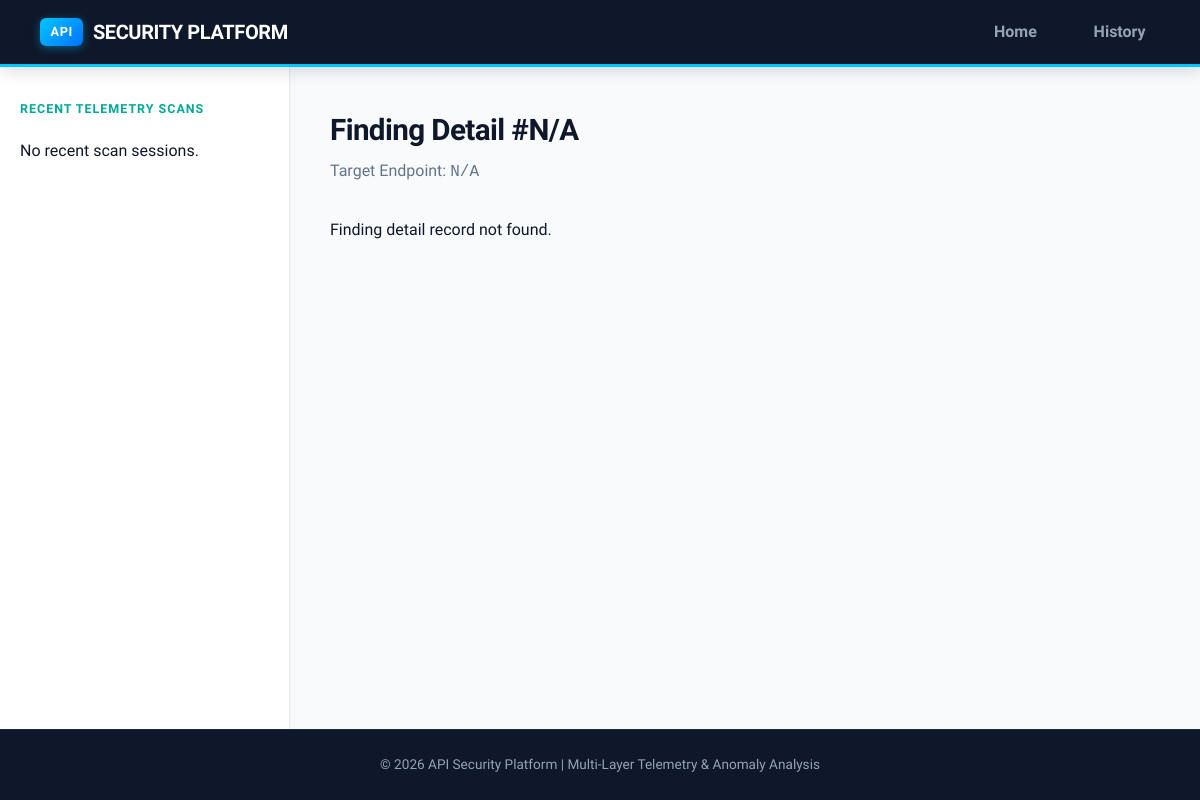
The app's page /finding/2930, older data.
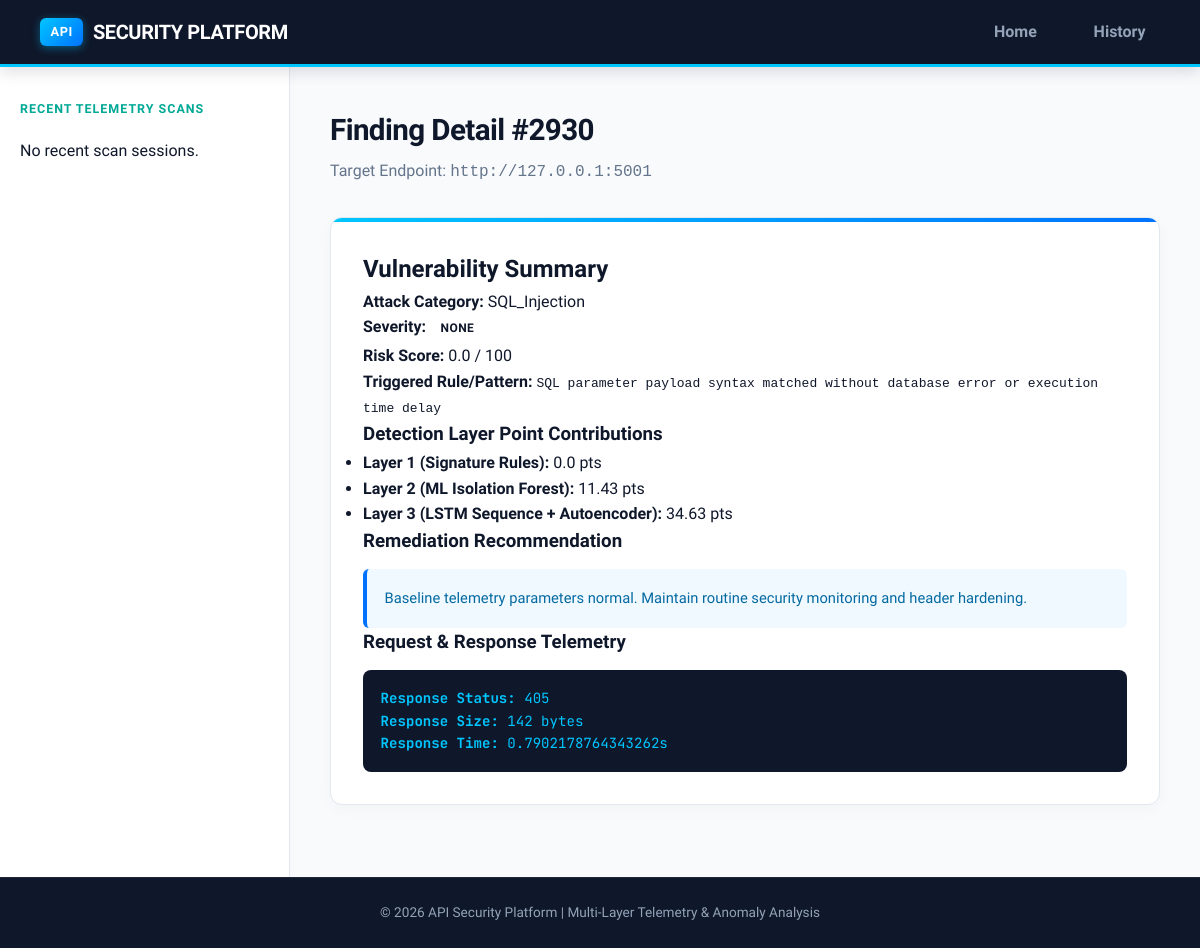
The same page, newer data.
### database/models.py (models this page shows)
class Finding(Base):
    __tablename__ = "findings"
    id = Column(Integer, primary_key=True, index=True)
    session_id = Column(Integer, ForeignKey("scan_sessions.id", ondelete="CASCADE"), nullable=False)
    endpoint_id = Column(Integer, ForeignKey("endpoints.id", ondelete="CASCADE"), nullable=True)
    attack_type = Column(String(100), nullable=False, default="None")
    finding_status = Column(String(30), nullable=False, default="Informational")
    severity = Column(String(20), nullable=False, default="Low")
    risk_score = Column(Float, default=0.0)
    signature_triggered = Column(String(255), default="")
    ml_score = Column(Float, default=0.0)
    lstm_score = Column(Float, default=0.0)
    autoencoder_score = Column(Float, default=0.0)
    recommendation = Column(Text, nullable=True)
    timestamp = Column(DateTime, default=datetime.utcnow)
    request_payload = Column(Text, nullable=True, default="")
    response_status = Column(Integer, default=200)
    response_size = Column(Integer, default=0)
    response_time = Column(Float, default=0.0)
    session = relationship("ScanSession", back_populates="findings")
    endpoint = relationship("Endpoint", back_populates="findings")

class Endpoint(Base):
    __tablename__ = "endpoints"
    id = Column(Integer, primary_key=True, index=True)
    session_id = Column(Integer, ForeignKey("scan_sessions.id", ondelete="CASCADE"), nullable=False)
    url = Column(String(500), nullable=False)
    method = Column(String(10), nullable=False, default="GET")
    discovered_at = Column(DateTime, default=datetime.utcnow)
    session = relationship("ScanSession", back_populates="endpoints")
    findings = relationship("Finding", back_populates="endpoint", cascade="all, delete-orphan")

### dashboard/routes.py (the view)
@dashboard_bp.route("/finding/<int:finding_id>")
def finding_detail(finding_id):
    finding = get_finding_by_id(finding_id)
    return render_template("report.html", finding=finding)

### database/db.py (called while the page is built)
def get_finding_by_id(finding_id: int) -> Optional[Finding]:
    db = SessionLocal()
    try:
        return db.query(Finding).options(joinedload(Finding.endpoint)).options(joinedload(Finding.session)).filter(Finding.id == finding_id).first()
    finally:
        db.close()

### dashboard/templates/report.html (shortened to what this page needs)
{% extends "base.html" %}
{% block content %}
<div class="page-header">
    <h1>Finding Detail #{{ finding.id if finding else 'N/A' }}</h1>
    <p>Target Endpoint: <code>{{ finding.endpoint.url if finding and finding.endpoint else 'N/A' }}</code></p>
</div>
{% if finding %}
<div class="card detail-card">
    <h2>Vulnerability Summary</h2>
    <div class="detail-grid">
        <div><strong>Attack Category:</strong> {{ finding.attack_type }}</div>
        <div><strong>Severity:</strong> <span class="badge {{ finding.severity|lower }}">{{ finding.severity }}</span></div>
        <div><strong>Risk Score:</strong> {{ finding.risk_score }} / 100</div>
        <div><strong>Triggered Rule/Pattern:</strong> <code>{{ finding.signature_triggered or 'N/A' }}</code></div>
    </div>
    <h3>Detection Layer Point Contributions</h3>
    <ul>
        <li><strong>Layer 1 (Signature Rules):</strong> {{ finding.risk_score }} pts</li>
        <li><strong>Layer 2 (ML Isolation Forest):</strong> {{ finding.ml_score }} pts</li>
        <li><strong>Layer 3 (LSTM Sequence + Autoencoder):</strong> {{ finding.lstm_score + finding.autoencoder_score }} pts</li>
    </ul>
    <h3>Remediation Recommendation</h3>
    <p class="recommendation-box">{{ finding.recommendation }}</p>
    <h3>Request & Response Telemetry</h3>
    <div class="code-block">
        <p><strong>Response Status:</strong> {{ finding.response_status }}</p>
        <p><strong>Response Size:</strong> {{ finding.response_size }} bytes</p>
        <p><strong>Response Time:</strong> {{ finding.response_time }}s</p>
    </div>
</div>
{% else %}
<p>Finding detail record not found.</p>
{% endif %}
{% endblock %}

### dashboard/templates/base.html (shortened to what this page needs)
<!DOCTYPE html>
<html lang="en">
<head>
    <link rel="stylesheet" href="{{ url_for('static', filename='css/style.css') }}">
</head>
<body>
    <div class="app-layout">
        <header class="navbar">
            <div class="logo">
                <a href="{{ url_for('dashboard.index') }}"><span>API</span> SECURITY PLATFORM</a>
            </div>
            <nav class="nav-links">
                <a href="{{ url_for('dashboard.index') }}">Home</a>
                <a href="{{ url_for('dashboard.history') }}">History</a>
            </nav>
        </header>
        <div class="body-container">
            <aside class="sidebar">
                <h3>Recent Telemetry Scans</h3>
                <ul class="recent-scans-list">
                    {% for sess in recent_sessions %}
                    <li>
                        <a href="{{ url_for('dashboard.results', session_id=sess.id) }}">
                            <span class="scan-url">{{ sess.target_url }}</span>
                            <span class="badge {{ sess.overall_severity|lower }}">{{ sess.overall_severity }}</span>
                        </a>
                    </li>
                    {% else %}
                    <li class="empty-list">No recent scan sessions.</li>
                    {% endfor %}
                </ul>
            </aside>
            <main class="main-viewport">
                {% block content %}{% endblock %}
            </main>
        </div>
        <footer>
            <p>&copy; 2026 API Security Platform | Multi-Layer Telemetry & Anomaly Analysis</p>
        </footer>
    </div>
</body>
</html>

### dashboard/static/css/style.css (style rules this page uses)
* { box-sizing: border-box; margin: 0; padding: 0; }
:root { --zap-navy: #0f172a; --zap-slate: #1e293b; --zap-cyan: #00c6ff; --zap-teal: #00a896; --zap-blue-gradient: linear-gradient(135deg, #00c6ff 0%, #0072ff 100%); --zap-dark-gradient: linear-gradient(135deg, #0f172a 0%, #1e293b 100%); --bg-main: #f8fafc; --bg-card: #ffffff; --text-primary: #0f172a; --text-secondary: #475569; --text-muted: #64748b; --border-color: #e2e8f0; }
body { font-family: 'Plus Jakarta Sans', -apple-system, BlinkMacSystemFont, "Segoe UI", Roboto, sans-serif; background-color: var(--bg-main); color: var(--text-primary); line-height: 1.6; min-height: 100vh; }
a { color: #0072ff; text-decoration: none; transition: all 0.2s ease; }
.app-layout { display: flex; flex-direction: column; min-height: 100vh; background-color: var(--bg-main); }
.navbar { display: flex; justify-content: space-between; align-items: center; padding: 1rem 2.5rem; background: var(--zap-navy); color: #ffffff; border-bottom: 3px solid #00c6ff; box-shadow: 0 4px 15px rgba(15, 23, 42, 0.15); position: relative; z-index: 10; }
.logo a { color: #ffffff; font-weight: 800; font-size: 1.25rem; letter-spacing: -0.02em; display: flex; align-items: center; gap: 0.6rem; }
.logo span { background: var(--zap-blue-gradient); color: #ffffff; padding: 0.25rem 0.65rem; border-radius: 6px; font-size: 0.8rem; font-weight: 800; letter-spacing: 0.05em; box-shadow: 0 2px 8px rgba(0, 198, 255, 0.4); }
.nav-links a { margin-left: 1.5rem; color: #94a3b8; font-weight: 600; padding: 0.4rem 0.9rem; border-radius: 6px; transition: all 0.2s ease; }
.body-container { display: flex; flex: 1; background-color: var(--bg-main); }
.sidebar { width: 290px; background-color: #ffffff; border-right: 1px solid #e2e8f0; padding: 2rem 1.25rem; box-shadow: 2px 0 10px rgba(0, 0, 0, 0.02); }
.sidebar h3 { font-size: 0.78rem; font-weight: 800; color: var(--zap-teal); text-transform: uppercase; letter-spacing: 0.08em; margin-bottom: 1.2rem; }
.recent-scans-list { list-style: none; }
.recent-scans-list li { margin-bottom: 0.75rem; }
.main-viewport { flex: 1; padding: 2.5rem; max-width: 1280px; margin: 0 auto; }
.page-header { margin-bottom: 2rem; }
.page-header h1 { font-size: 1.85rem; font-weight: 800; color: var(--zap-navy); letter-spacing: -0.02em; }
.page-header p { color: var(--text-muted); font-size: 1rem; margin-top: 0.2rem; }
.card { background-color: #ffffff; border-radius: 12px; padding: 2rem; margin-bottom: 2rem; border: 1px solid #e2e8f0; box-shadow: 0 4px 15px rgba(0, 0, 0, 0.03); position: relative; overflow: hidden; }
.card::before { content: ''; position: absolute; top: 0; left: 0; right: 0; height: 4px; background: var(--zap-blue-gradient); }
.badge { padding: 0.3rem 0.65rem; border-radius: 6px; font-size: 0.75rem; font-weight: 800; text-transform: uppercase; letter-spacing: 0.04em; display: inline-block; }
.recommendation-box { background-color: #f0f9ff; padding: 1.1rem; border-left: 4px solid #0072ff; border-radius: 6px; margin-top: 0.75rem; color: #0369a1; font-size: 0.92rem; }
.code-block { background-color: var(--zap-navy); color: #00c6ff; padding: 1.1rem; border-radius: 8px; font-family: 'JetBrains Mono', monospace; margin-top: 0.75rem; font-size: 0.88rem; }
footer { text-align: center; padding: 1.5rem; background-color: var(--zap-navy); border-top: 1px solid #1e293b; color: #94a3b8; font-size: 0.85rem; font-weight: 500; }

Row changes from the older to the newer data that the page shows:
added Finding: id "2930", attack_type "SQL_Injection", severity "NONE", risk_score "0.0", signature_triggered "SQL parameter payload syntax matched without database error or execution time delay", ml_score "11.43", finding.lstm_score+finding.autoencoder_score "34.63", recommendation "Baseline telemetry parameters normal. Maintain routine security monitoring and header hardening.", response_status "405", response_size "142", response_time "0.7902178764343262"
added Endpoint: endpoint "http://127.0.0.1:5001"
Text that changed along with them:
{{ finding.id if finding else 'N/A' }}: "N/A" → (not shown)
{{ finding.endpoint.url if finding and finding.endpoint else 'N/A' }}: "N/A" → (not shown)
text no longer shown: "Finding detail record not found."
text now shown: "Vulnerability Summary Attack Category: Severity: Risk Score: / 100 Triggered Rule/Pattern: Detection Layer Point Contributions Layer 1 (Signature Rules): pts Layer 2 (ML Isolation Forest): pts Layer 3 (LSTM Sequence + Autoencoder): pts Remediation Recommendation Request & Response Telemetry Response Status: Response Size: bytes Response Time: s"
